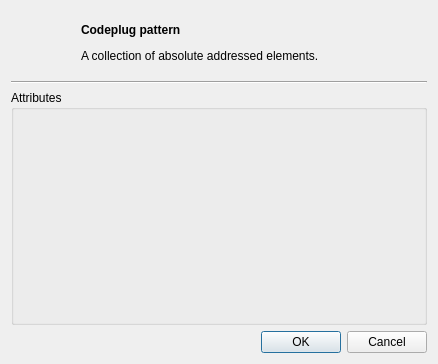
<?xml version="1.0" encoding="UTF-8"?>
<ui version="4.0">
 <class>CodeplugDialog</class>
 <widget class="QDialog" name="CodeplugDialog">
  <property name="geometry">
   <rect>
    <x>0</x>
    <y>0</y>
    <width>438</width>
    <height>364</height>
   </rect>
  </property>
  <property name="windowTitle">
   <string>Dialog</string>
  </property>
  <layout class="QVBoxLayout" name="verticalLayout_2">
   <item>
    <layout class="QHBoxLayout" name="horizontalLayout">
     <item>
      <widget class="QLabel" name="iconLabel">
       <property name="sizePolicy">
        <sizepolicy hsizetype="Minimum" vsizetype="Preferred">
         <horstretch>0</horstretch>
         <verstretch>0</verstretch>
        </sizepolicy>
       </property>
       <property name="minimumSize">
        <size>
         <width>64</width>
         <height>64</height>
        </size>
       </property>
       <property name="text">
        <string notr="true"/>
       </property>
      </widget>
     </item>
     <item>
      <widget class="QLabel" name="label">
       <property name="sizePolicy">
        <sizepolicy hsizetype="MinimumExpanding" vsizetype="Minimum">
         <horstretch>0</horstretch>
         <verstretch>0</verstretch>
        </sizepolicy>
       </property>
       <property name="text">
        <string>&lt;h4&gt;Codeplug pattern&lt;/h4&gt;
&lt;p&gt;A collection of absolute addressed elements.&lt;/p&gt;</string>
       </property>
      </widget>
     </item>
    </layout>
   </item>
   <item>
    <widget class="Line" name="line">
     <property name="orientation">
      <enum>Qt::Horizontal</enum>
     </property>
    </widget>
   </item>
   <item>
    <widget class="QGroupBox" name="groupBox">
     <property name="sizePolicy">
      <sizepolicy hsizetype="Preferred" vsizetype="MinimumExpanding">
       <horstretch>0</horstretch>
       <verstretch>0</verstretch>
      </sizepolicy>
     </property>
     <property name="title">
      <string>Attributes</string>
     </property>
     <layout class="QVBoxLayout" name="verticalLayout">
      <property name="leftMargin">
       <number>0</number>
      </property>
      <property name="topMargin">
       <number>0</number>
      </property>
      <property name="rightMargin">
       <number>0</number>
      </property>
      <property name="bottomMargin">
       <number>0</number>
      </property>
      <item>
       <widget class="PatternMetaEditor" name="metaEdit" native="true"/>
      </item>
     </layout>
    </widget>
   </item>
   <item>
    <widget class="QDialogButtonBox" name="buttonBox">
     <property name="orientation">
      <enum>Qt::Horizontal</enum>
     </property>
     <property name="standardButtons">
      <set>QDialogButtonBox::Cancel|QDialogButtonBox::Ok</set>
     </property>
    </widget>
   </item>
  </layout>
 </widget>
 <customwidgets>
  <customwidget>
   <class>PatternMetaEditor</class>
   <extends>QWidget</extends>
   <header>patternmetaeditor.hh</header>
   <container>1</container>
  </customwidget>
 </customwidgets>
 <resources/>
 <connections>
  <connection>
   <sender>buttonBox</sender>
   <signal>accepted()</signal>
   <receiver>CodeplugDialog</receiver>
   <slot>accept()</slot>
   <hints>
    <hint type="sourcelabel">
     <x>248</x>
     <y>254</y>
    </hint>
    <hint type="destinationlabel">
     <x>157</x>
     <y>274</y>
    </hint>
   </hints>
  </connection>
  <connection>
   <sender>buttonBox</sender>
   <signal>rejected()</signal>
   <receiver>CodeplugDialog</receiver>
   <slot>reject()</slot>
   <hints>
    <hint type="sourcelabel">
     <x>316</x>
     <y>260</y>
    </hint>
    <hint type="destinationlabel">
     <x>286</x>
     <y>274</y>
    </hint>
   </hints>
  </connection>
 </connections>
</ui>
